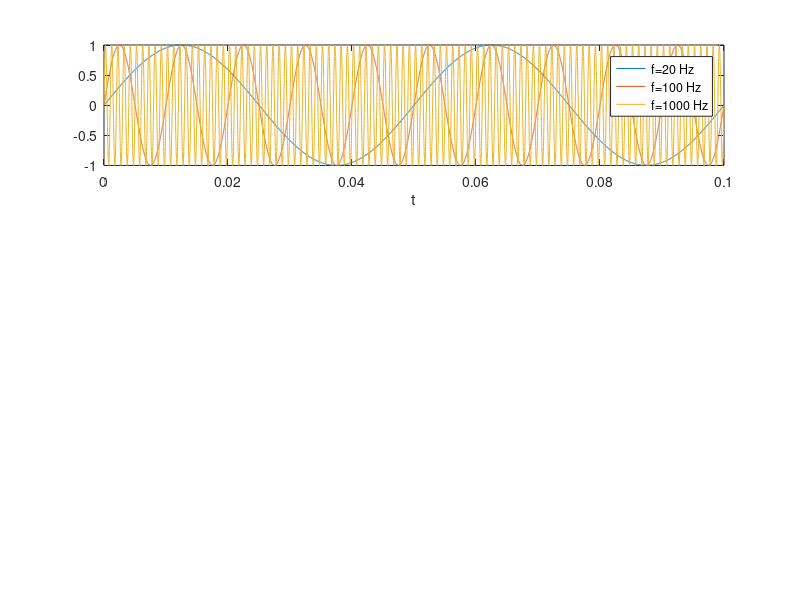

The MATLAB script that drew this image: (Note: this script raises an error after producing the figure.)
% Signal definition:
Ts = 1/100000; %Sample period
t = 0:Ts:0.1;
f = [20, 100, 1000]';
phi = [0, pi/4, pi/2];
subplot(3, 1, 1)

for i=1:length(phi)
    signals = sin(2*pi*f*t + phi(i));
    subplot(3, 1, i)
    plot(t, signals)
    legend('f=20 Hz', 'f=100 Hz', 'f=1000 Hz')
    xlabel('t')
    title('phi='+string(phi(i)/pi)+'\pi')
end
